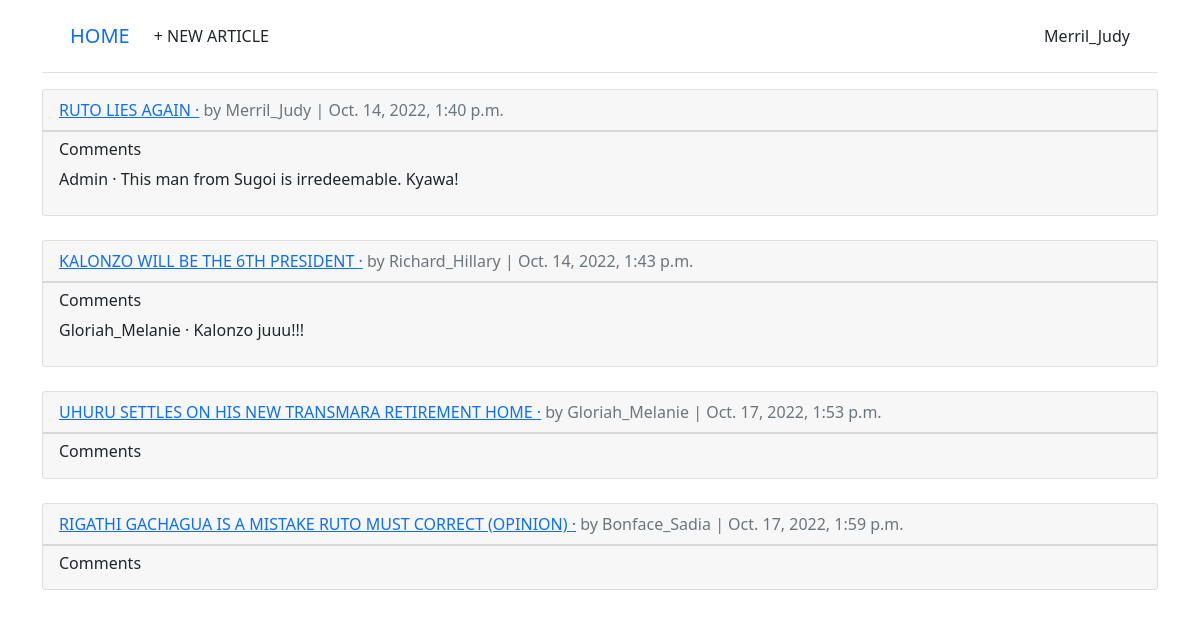
The page /articles/ (signed in) on the database as committed earlier.
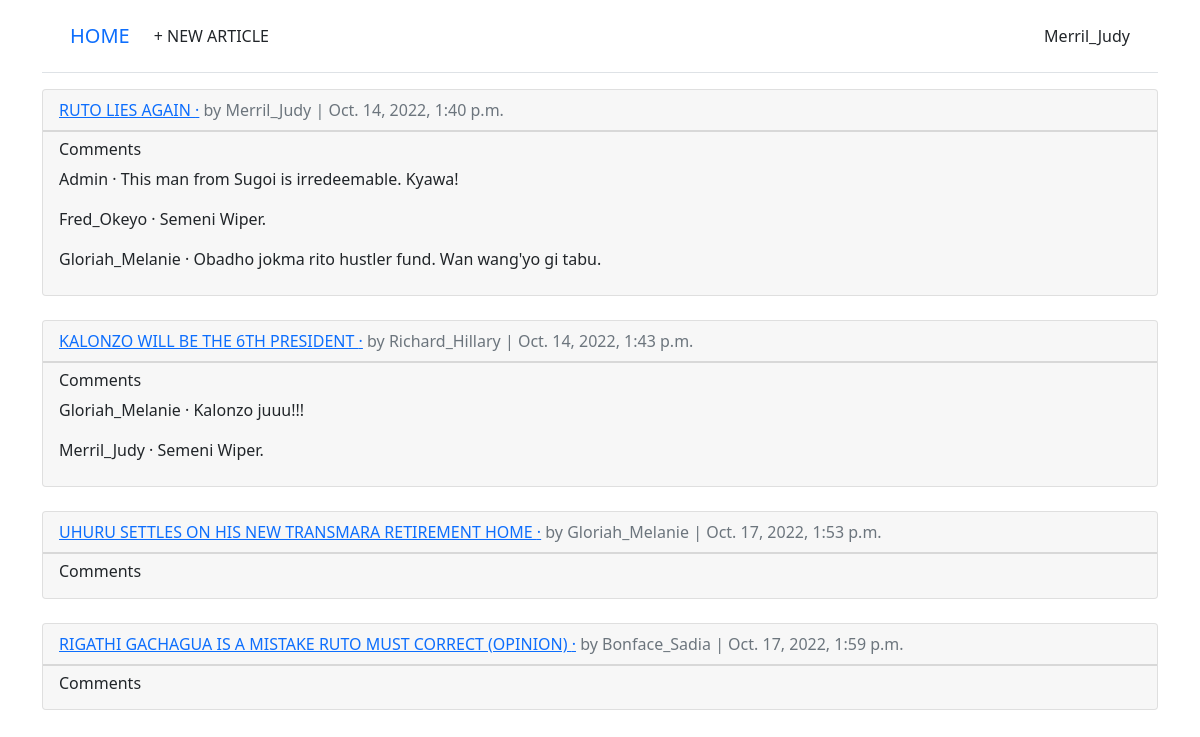
The same page on the database as committed later.
### articles/models.py (models this page shows, shortened)
class Article(models.Model):
    title = models.CharField(max_length=255)
    body = models.TextField()
    date = models.DateTimeField(auto_now_add=True)
    author = models.ForeignKey(
        settings.AUTH_USER_MODEL,
        on_delete=models.CASCADE,
        )

class Comment(models.Model): # new
    article = models.ForeignKey(Article, on_delete=models.CASCADE)
    comment = models.CharField(max_length=140)
    author = models.ForeignKey(settings.AUTH_USER_MODEL,on_delete=models.CASCADE,)
    def __str__(self):
        return self.comment

### accounts/models.py (models this page shows)
class CustomUser(AbstractUser):
    age = models.PositiveIntegerField(null=True, blank=True)

### articles/views.py (the view)
# urls.py: path("", ArticleListView.as_view(),
class ArticleListView(LoginRequiredMixin,ListView):
    model = Article
    template_name = "article_list.html"

### templates/article_list.html (shortened to what this page needs)
{% extends "base.html" %}
{% block content %}
{% for article in article_list %}
 <div class="card">
 <div class="card-header">
<a href="{% url 'article_detail' article.pk%}"> <span class="font-weight-bold">{{ article.title }} </span> &middot;</a>
 <span class="text-muted">by {{ article.author }} |
    {{ article.date }}</span>
 </div>
 <div class="card-footer">
   <h6>Comments</h6>
   {% for comment in article.comment_set.all %}
   <p>
   <span class="font-weight-bold">
   {{ comment.author }} &middot;
   </span>
   {{ comment }}
   </p>
   {% endfor %}
   </div>
   </div>
 <br />
{% endfor %}
{% endblock content %}

Rows that differ between the two databases and show on the page:
added Comment: author "Fred_Okeyo", comment "Semeni Wiper.", shown under Article "RUTO LIES AGAIN"
added Comment: author "Gloriah_Melanie", comment "Obadho jokma rito hustler fund. Wan wang'yo gi tabu.", shown under Article "RUTO LIES AGAIN"
added Comment: author "Merril_Judy", comment "Semeni Wiper.", shown under Article "KALONZO WILL BE THE 6TH PRESIDENT"
